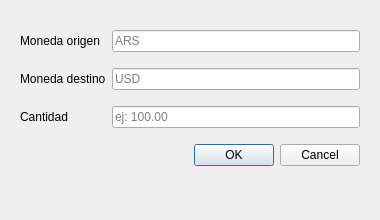
<?xml version="1.0" encoding="UTF-8"?>
<ui version="4.0">
 <class>ChangeCurrencyDialog</class>
 <widget class="QDialog" name="ChangeCurrencyDialog">
  <property name="geometry"><rect><x>0</x><y>0</y><width>380</width><height>220</height></rect></property>
  <property name="windowTitle"><string>Cambiar Moneda</string></property>

  <widget class="QWidget" name="layoutWidget">
   <property name="geometry"><rect><x>20</x><y>20</y><width>340</width><height>160</height></rect></property>
   <layout class="QGridLayout" name="gridLayout">
    <item row="0" column="0"><widget class="QLabel" name="lblFrom"><property name="text"><string>Moneda origen</string></property></widget></item>
    <item row="0" column="1"><widget class="QLineEdit" name="txtFrom"><property name="placeholderText"><string>ARS</string></property></widget></item>

    <item row="1" column="0"><widget class="QLabel" name="lblTo"><property name="text"><string>Moneda destino</string></property></widget></item>
    <item row="1" column="1"><widget class="QLineEdit" name="txtTo"><property name="placeholderText"><string>USD</string></property></widget></item>

    <item row="2" column="0"><widget class="QLabel" name="lblAmount"><property name="text"><string>Cantidad</string></property></widget></item>
    <item row="2" column="1"><widget class="QLineEdit" name="txtAmount"><property name="placeholderText"><string>ej: 100.00</string></property></widget></item>

    <item row="3" column="0" colspan="2">
     <widget class="QDialogButtonBox" name="btnBox">
      <property name="standardButtons"><set>QDialogButtonBox::Ok|QDialogButtonBox::Cancel</set></property>
     </widget>
    </item>
   </layout>
  </widget>

  <connections>
   <connection><sender>btnBox</sender><signal>accepted()</signal><receiver>ChangeCurrencyDialog</receiver><slot>accept()</slot></connection>
   <connection><sender>btnBox</sender><signal>rejected()</signal><receiver>ChangeCurrencyDialog</receiver><slot>reject()</slot></connection>
  </connections>
 </widget>
 <resources/>
 <connections/>
</ui>
